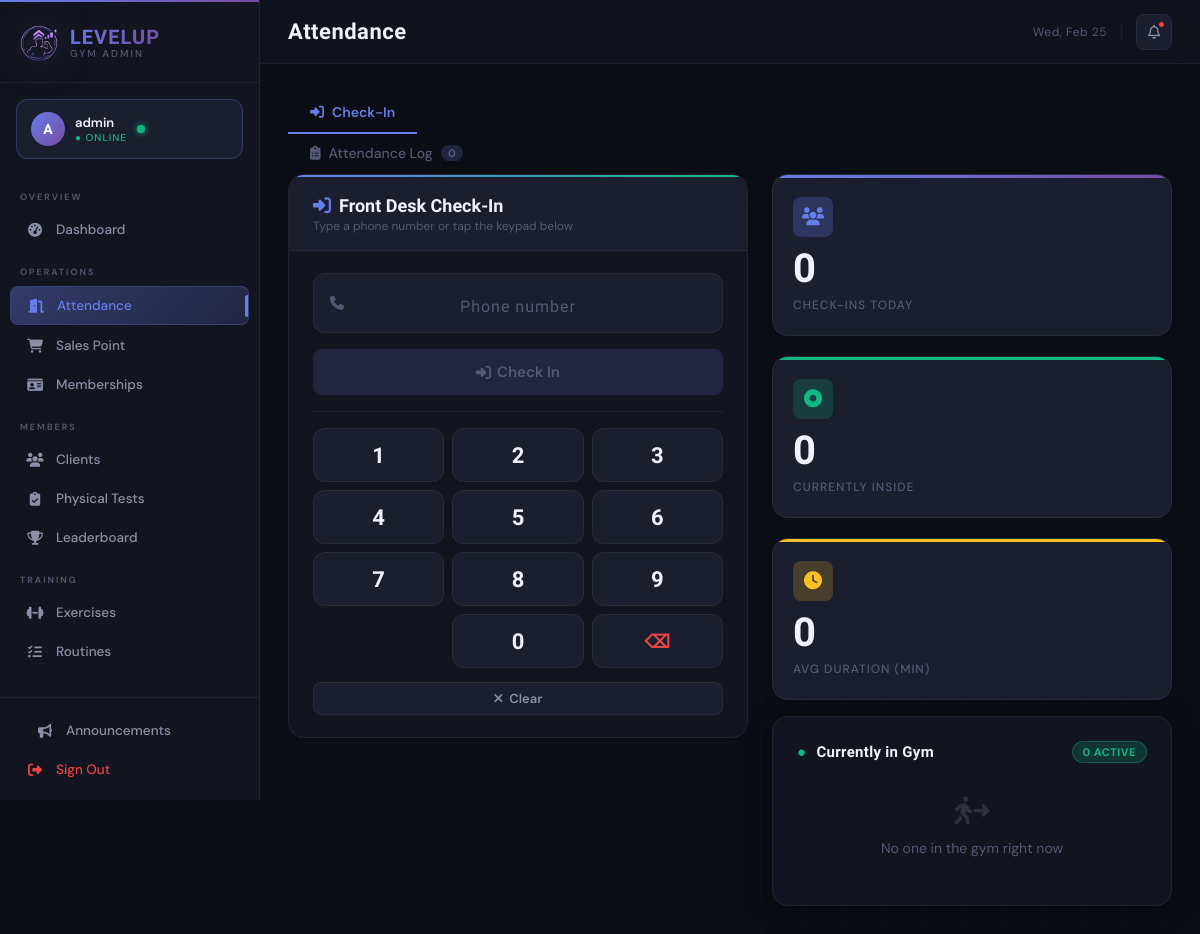
/admin/attendance (signed in), run on an earlier commit of the app's database.
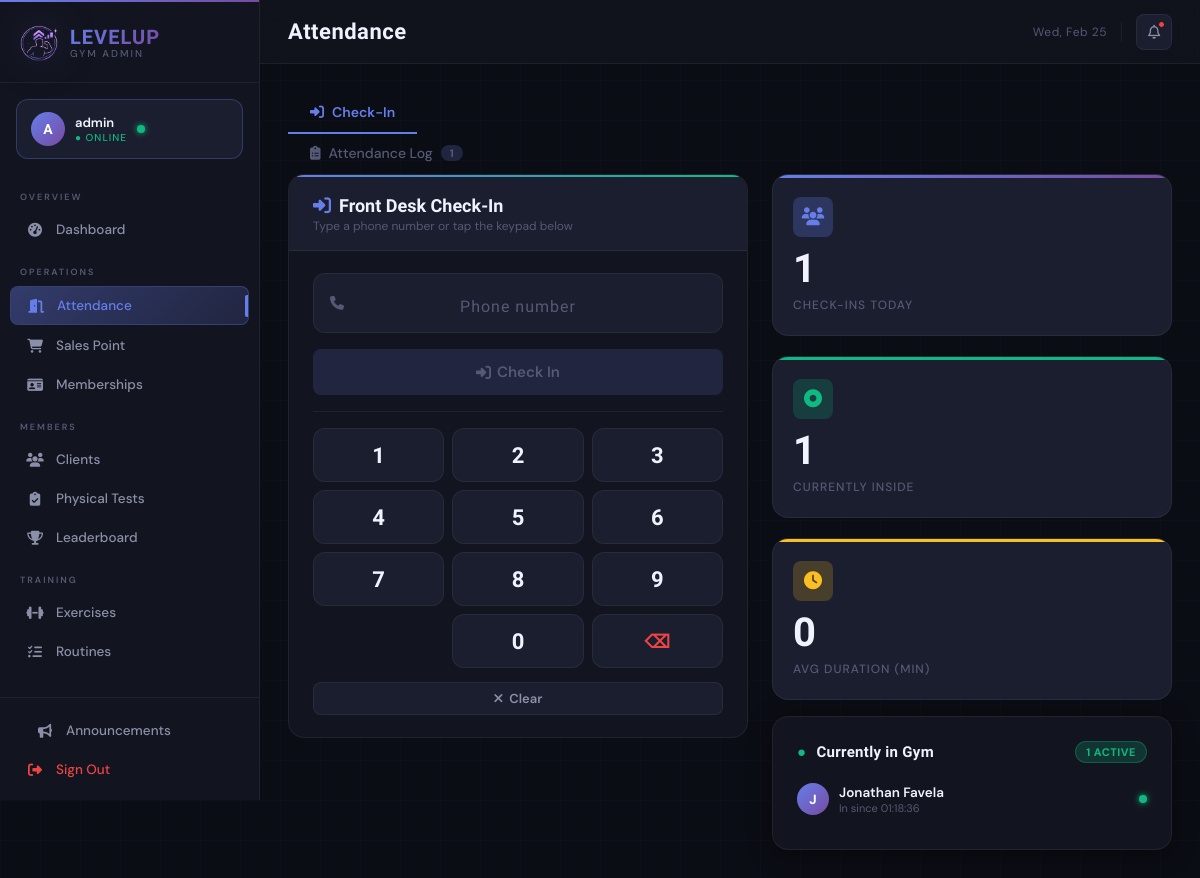
And on a later commit of the database.
### tables this page shows
CREATE TABLE attendance (
                attendance_id INTEGER PRIMARY KEY AUTOINCREMENT,
                client_id INTEGER NOT NULL,
                check_in_date DATE NOT NULL,
                check_in_time TIME,
                check_out_time TIME,
                exp_earned INTEGER DEFAULT 0,
                FOREIGN KEY (client_id) REFERENCES clients(client_id) ON DELETE CASCADE,
                UNIQUE(client_id, check_in_date)
            );

### main.py (the view, shortened to what this page needs)
@app.route('/admin/attendance')
@admin_required
def admin_attendance():
    from datetime import date, datetime, timedelta
    attendance_list = attendance_ctrl.get_gym_attendance_today()
    for record in attendance_list:
        ci_str = record.get('check_in_time')
        co_str = record.get('check_out_time')
        record['duration_minutes'] = None
    currently_in = sum(1 for r in attendance_list if not r.get('check_out_time'))
    durations    = [r['duration_minutes'] for r in attendance_list
                    if r.get('duration_minutes') is not None]
    avg_duration = round(sum(durations) / len(durations)) if durations else 0
    return render_template(
        'admin/attendance.html',
        attendance_list = attendance_list,
        clients         = Client.get_all_active(),
        currently_in    = currently_in,
        avg_duration    = avg_duration,
        today_date      = date.today().strftime('%A, %B %d %Y'),
    )

### database/db_manager.py (called while the page is built)
    def connect(self):
        self.conn = sqlite3.connect(self.db_name)
        self.conn.row_factory = sqlite3.Row  # Access columns by name
        self.cursor = self.conn.cursor()

    def disconnect(self):
        if self.conn:
            self.conn.close()

    def execute_query(self, query, params=None):
        self.connect()
        if params:
            self.cursor.execute(query, params)
        else:
            self.cursor.execute(query)
        results = self.cursor.fetchall()
        self.disconnect()
        return results

### main.py (called while the page is built)
def admin_required(f):
    @wraps(f)
    def decorated_function(*args, **kwargs):
        if 'admin_logged_in' not in session:
            return redirect(url_for('admin_login'))
        return f(*args, **kwargs)
    return decorated_function

### models/client.py (called while the page is built)
    @staticmethod
    def get_all_active():
        db = DatabaseManager()
        query = 'SELECT * FROM clients WHERE status="active" ORDER BY last_name, first_name'
        results = db.execute_query(query)
        clients = []
        for row in results:
            client = Client(
                client_id=row['client_id'],
                phone_number=row['phone_number'],
                first_name=row['first_name'],
                last_name=row['last_name'],
                email=row['email'],
                date_of_birth=row['date_of_birth'],
                gender=row['gender'],
                profile_photo_path=row['profile_photo_path'],
                status=row['status']
            )
            client.registration_date = row['registration_date']
            clients.append(client)
        return clients

### templates/admin/attendance.html (shortened to what this page needs)
{% extends "admin/base.html" %}
{% block page_title %}Attendance{% endblock %}
{% block content %}
<nav class="page-tabs">
    <button class="page-tab-btn active" data-page-tab="checkin">
        <i class="fa-solid fa-right-to-bracket"></i>
        Check-In
    </button>
    <button class="page-tab-btn" data-page-tab="info">
        <i class="fa-solid fa-clipboard-list"></i>
        Attendance Log
        <span class="tab-count">{{ attendance_list | length }}</span>
    </button>
</nav>
<div class="page-tab-panel active" id="tab-checkin">
    <div class="checkin-layout">
        <div class="pinpad-card">
            <div class="pinpad-header">
                <h2><i class="fa-solid fa-right-to-bracket" style="color:var(--accent); margin-right:8px;"></i>Front Desk Check-In</h2>
                <p>Type a phone number or tap the keypad below</p>
            </div>
            <div class="pinpad-body">
                <div class="phone-display" id="phone-display">
                    <i class="fa-solid fa-phone"></i>
                    <input type="text" id="phone-input"
                           placeholder="Phone number"
                           maxlength="10" autocomplete="off"
                           inputmode="numeric">
                </div>
                <form id="checkin-form" method="POST" action="{{ url_for('admin_checkin') }}">
                    <button type="submit" id="checkin-btn"
                            class="btn btn-disabled"
                            style="width:100%; justify-content:center; height:46px; font-size:15px;"
                            disabled>
                        <i class="fa-solid fa-right-to-bracket"></i> Check In
                    </button>
                </form>
                <hr class="numpad-divider">
                <div class="numpad">
                    {% for n in ['1','2','3','4','5','6','7','8','9','','0','⌫'] %}
                    <button
                        class="numpad-key{% if n == '⌫' %} del{% endif %}"
                        data-val="{{ n }}">{{ n }}</button>
                    {% endfor %}
                </div>
                <button class="btn btn-ghost" style="width:100%; justify-content:center;" id="clear-btn">
                    <i class="fa-solid fa-xmark"></i> Clear
                </button>
            </div>
        </div>
        <div class="checkin-right">
            <div class="grid grid-3">
                <div class="stat-card accent">
                    <div class="stat-icon accent"><i class="fa-solid fa-users"></i></div>
                    <div class="stat-value">{{ attendance_list | length }}</div>
                    <div class="stat-label">Check-ins Today</div>
                </div>
                <div class="stat-card emerald">
                    <div class="stat-icon emerald"><i class="fa-solid fa-circle-dot"></i></div>
                    <div class="stat-value">{{ currently_in }}</div>
                    <div class="stat-label">Currently Inside</div>
                </div>
                <div class="stat-card amber">
                    <div class="stat-icon amber"><i class="fa-solid fa-clock"></i></div>
                    <div class="stat-value">{{ avg_duration }}</div>
                    <div class="stat-label">Avg Duration (min)</div>
                </div>
            </div>
            <div class="card" style="margin-bottom:0;">
                <div class="card-header" style="margin-bottom:10px;">
                    <div class="card-title" style="font-size:15px;">
                        <span style="color:var(--emerald); margin-right:6px;">●</span> Currently in Gym
                    </div>
                    <span class="badge badge-emerald">{{ currently_in }} active</span>
                </div>
                {% set in_gym = attendance_list | selectattr('check_out_time', 'none') | list %}
                {% if in_gym %}
                    {% for record in in_gym %}
                    <div class="live-person">
                        <div style="
                            width:32px; height:32px; border-radius:50%; flex-shrink:0;
                            background:linear-gradient(135deg,var(--accent),var(--accent-2));
                            display:flex; align-items:center; justify-content:center;
                            font-family:'Rajdhani',sans-serif; font-weight:700; font-size:13px; color:white;">
                            {{ record.client_name[0]|upper if record.client_name else '?' }}
                        </div>
                        <div style="flex:1; min-width:0;">
                            <div style="font-weight:600; font-size:13.5px; color:var(--text-primary);">{{ record.client_name }}</div>
                            <div style="font-size:11px; color:var(--text-muted);">In since {{ record.check_in_time }}</div>
                        </div>
                        <div class="live-dot"></div>
                    </div>
                    {% endfor %}
                {% else %}
                    <div class="empty-state" style="padding:24px 0;">
                        <i class="fa-solid fa-person-walking-arrow-right" style="font-size:28px;"></i>
                        <p>No one in the gym right now</p>
                    </div>
                {% endif %}
            </div>
        </div>
    </div>
</div>
{% endblock %}

### templates/admin/base.html (shortened to what this page needs)
<!DOCTYPE html>
<html lang="en">
<head>
    <link rel="stylesheet" href="https://cdnjs.cloudflare.com/ajax/libs/font-awesome/6.5.0/css/all.min.css">
</head>
<body>
<aside class="sidebar" id="sidebar">
    <div class="sidebar-logo">
        <img src="/static/image/Untitled design - Copy.png" alt="LevelUp">
        <div class="sidebar-logo-text">
            <span class="brand">LEVELUP</span>
            <span class="sub">GYM ADMIN</span>
        </div>
    </div>
    <div class="sidebar-admin-badge">
        <div class="admin-avatar">A</div>
        <div class="admin-info">
            <div class="admin-name">{{ session.admin_username or 'Admin' }}</div>
            <div class="admin-role">● Online</div>
        </div>
        <div class="admin-status-dot"></div>
    </div>
    <nav class="sidebar-nav">
        <div class="nav-section-label">Overview</div>
        <a href="{{ url_for('admin_dashboard') }}" class="nav-item {% if request.endpoint == 'admin_dashboard' %}active{% endif %}">
            <i class="fa-solid fa-gauge-high"></i>
            Dashboard
        </a>
        <div class="nav-section-label">Operations</div>
        <a href="{{ url_for('admin_attendance') }}" class="nav-item {% if request.endpoint == 'admin_attendance' %}active{% endif %}">
            <i class="fa-solid fa-door-open"></i>
            Attendance
        </a>
        <a href="{{ url_for('admin_salespoint') }}" class="nav-item {% if request.endpoint == 'admin_salespoint' %}active{% endif %}">
            <i class="fa-solid fa-cart-shopping"></i>
            Sales Point
        </a>
        <a href="{{ url_for('admin_memberships') }}" class="nav-item {% if request.endpoint == 'admin_memberships' %}active{% endif %}">
            <i class="fa-solid fa-id-card"></i>
            Memberships
        </a>
        <div class="nav-section-label">Members</div>
        <a href="{{ url_for('admin_clients') }}" class="nav-item {% if request.endpoint == 'admin_clients' %}active{% endif %}">
            <i class="fa-solid fa-users"></i>
            Clients
        </a>
        <a href="{{ url_for('admin_tests') }}" class="nav-item {% if request.endpoint == 'admin_tests' %}active{% endif %}">
            <i class="fa-solid fa-clipboard-check"></i>
            Physical Tests
        </a>
        <a href="{{ url_for('admin_leaderboard') }}" class="nav-item {% if request.endpoint == 'admin_leaderboard' %}active{% endif %}">
            <i class="fa-solid fa-trophy"></i>
            Leaderboard
        </a>
        <div class="nav-section-label">Training</div>
        <a href="{{ url_for('admin_exercises') }}" class="nav-item {% if request.endpoint == 'admin_exercises' %}active{% endif %}">
            <i class="fa-solid fa-dumbbell"></i>
            Exercises
        </a>
        <a href="{{ url_for('admin_routines') }}" class="nav-item {% if request.endpoint == 'admin_routines' %}active{% endif %}">
            <i class="fa-solid fa-list-check"></i>
            Routines
        </a>
    </nav>
    <div class="sidebar-footer">
        <a href="{{ url_for('admin_announcements') }}"
        class=" nav-item {% if request.endpoint == 'admin_announcements' %}active{% endif %}">
            <i class="fa-solid fa-bullhorn"></i> Announcements
        </a>
        <a href="{{ url_for('admin_logout') }}" class="nav-item-logout">
            <i class="fa-solid fa-right-from-bracket"></i>
            Sign Out
        </a>
    </div>
</aside>
<div class="main-wrapper">
    <header class="topbar">
        <div class="topbar-left">
            <div>
                <div class="page-title">{% block page_title %}Admin{% endblock %}</div>
            </div>
        </div>
        <div class="topbar-right">
            <span class="topbar-date" id="topbar-date"></span>
            <div class="topbar-icon-btn" title="Notifications">
                <i class="fa-regular fa-bell"></i>
                <span class="notif-dot"></span>
            </div>
        </div>
    </header>
    <main class="page-content">
        {% block content %}{% endblock %}
    </main>
</div>
</body>
</html>

What changed in the data, as far as the page shows it:
added attendance: client_name "J", client_name "Jonathan Favela", check_in_time "01:18:36"
Also different on the page:
{{ attendance_list | length }}: "0" → "1"
{{ currently_in }}: "0" → "1"
text no longer shown: "No one in the gym right now"
